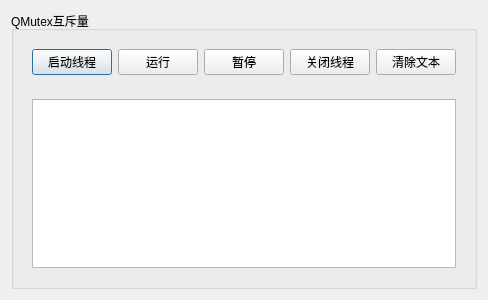
<?xml version="1.0" encoding="UTF-8"?>
<ui version="4.0">
 <class>Dialog</class>
 <widget class="QDialog" name="Dialog">
  <property name="geometry">
   <rect>
    <x>0</x>
    <y>0</y>
    <width>458</width>
    <height>300</height>
   </rect>
  </property>
  <property name="windowTitle">
   <string>Dialog</string>
  </property>
  <layout class="QHBoxLayout" name="horizontalLayout">
   <item>
    <widget class="QGroupBox" name="groupBox">
     <property name="title">
      <string>QMutex互斥量</string>
     </property>
     <layout class="QVBoxLayout" name="verticalLayout">
      <item>
       <widget class="QWidget" name="widget" native="true">
        <layout class="QHBoxLayout" name="horizontalLayout_2">
         <item>
          <widget class="QPushButton" name="btnStartThread">
           <property name="text">
            <string>启动线程</string>
           </property>
          </widget>
         </item>
         <item>
          <widget class="QPushButton" name="btnResume">
           <property name="text">
            <string>运行</string>
           </property>
          </widget>
         </item>
         <item>
          <widget class="QPushButton" name="btnPause">
           <property name="text">
            <string>暂停</string>
           </property>
          </widget>
         </item>
         <item>
          <widget class="QPushButton" name="btnStopThread">
           <property name="text">
            <string>关闭线程</string>
           </property>
          </widget>
         </item>
         <item>
          <widget class="QPushButton" name="btnClear">
           <property name="text">
            <string>清除文本</string>
           </property>
          </widget>
         </item>
        </layout>
       </widget>
      </item>
      <item>
       <widget class="QWidget" name="widget_2" native="true">
        <property name="sizePolicy">
         <sizepolicy hsizetype="Preferred" vsizetype="Expanding">
          <horstretch>0</horstretch>
          <verstretch>0</verstretch>
         </sizepolicy>
        </property>
        <layout class="QVBoxLayout" name="verticalLayout_2">
         <item>
          <widget class="QPlainTextEdit" name="plainTextEdit"/>
         </item>
        </layout>
       </widget>
      </item>
     </layout>
    </widget>
   </item>
  </layout>
 </widget>
 <resources/>
 <connections/>
</ui>
